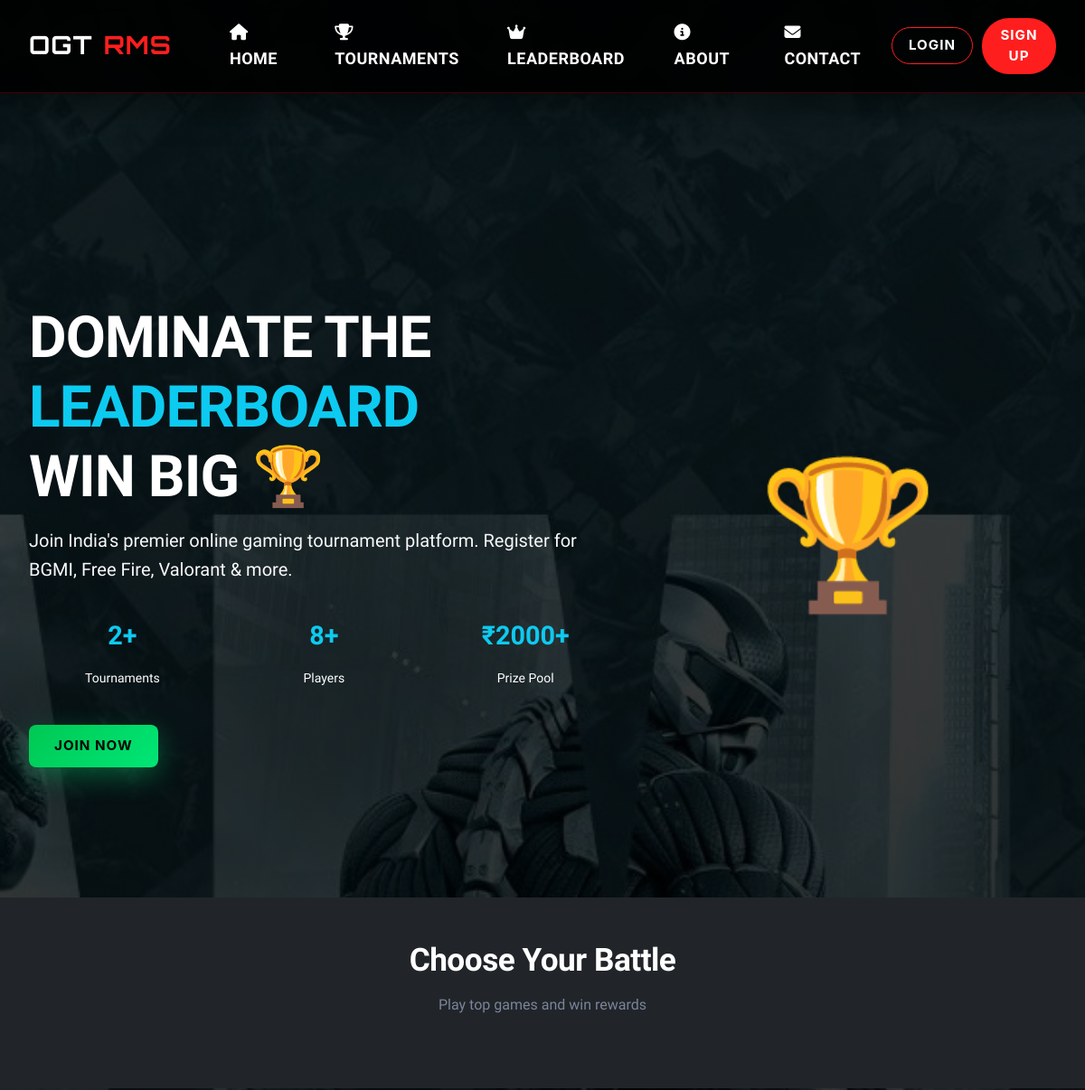
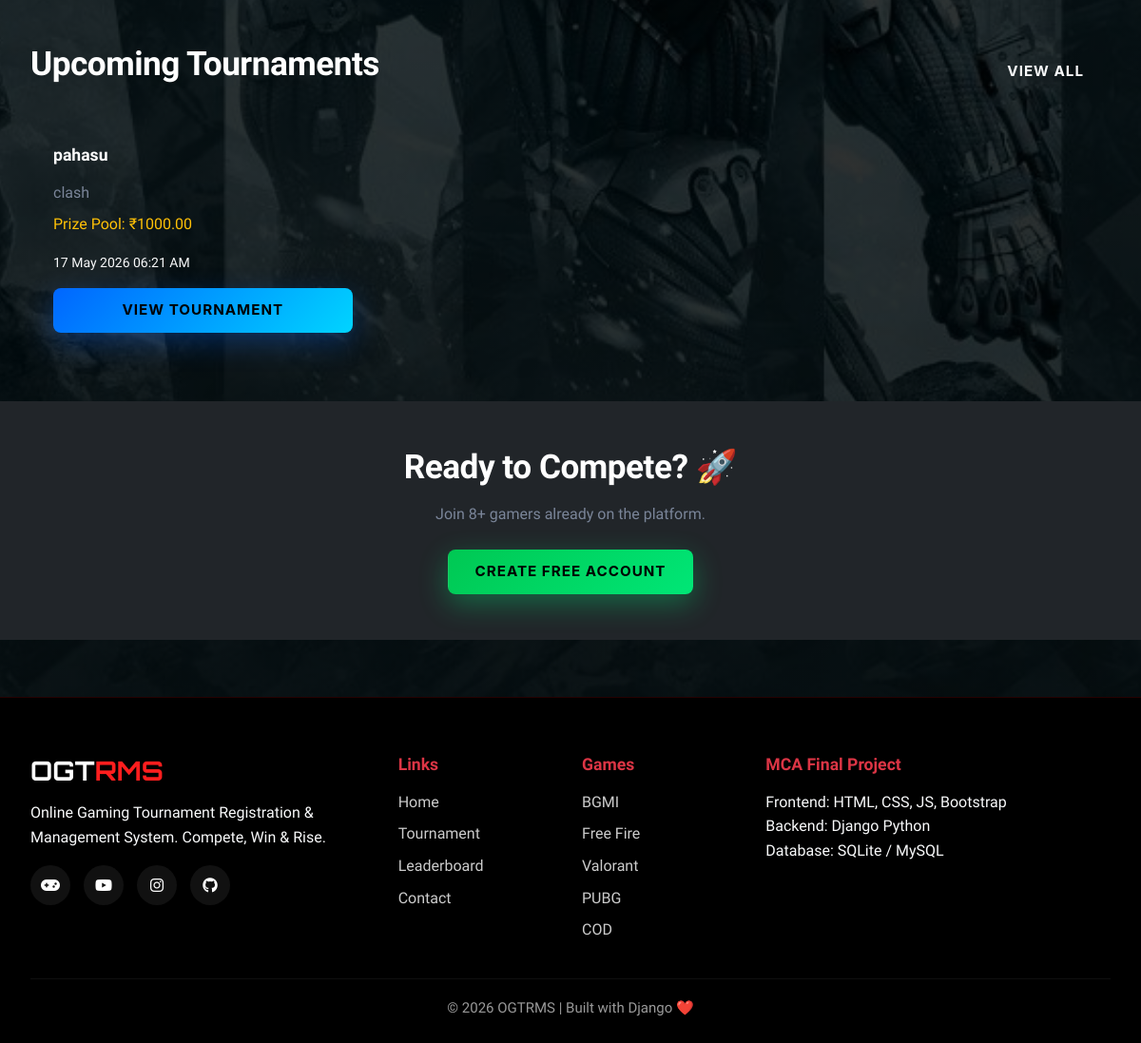
The page / on the database its author committed (2 pictures, top to bottom).
### core/models.py (models this page shows, shortened)
class Tournament(models.Model):
    game = models.ForeignKey(Game, on_delete=models.CASCADE, related_name='tournaments')
    title = models.CharField(max_length=200)
    description = models.TextField()
    tournament_type = models.CharField(max_length=10, choices=TOURNAMENT_TYPE, default='SQUAD')
    status = models.CharField(max_length=15, choices=TOURNAMENT_STATUS, default='UPCOMING')
    entry_fee = models.DecimalField(max_digits=10, decimal_places=2, default=0)
    prize_pool = models.DecimalField(max_digits=12, decimal_places=2, default=0)
    first_prize = models.DecimalField(max_digits=10, decimal_places=2, default=0)
    second_prize = models.DecimalField(max_digits=10, decimal_places=2, default=0)
    third_prize = models.DecimalField(max_digits=10, decimal_places=2, default=0)
    total_slots = models.IntegerField(default=100)
    registered_slots = models.IntegerField(default=0)
    start_date = models.DateTimeField()
    end_date = models.DateTimeField()
    registration_deadline = models.DateTimeField()
    room_id = models.CharField(max_length=50, blank=True)
    room_password = models.CharField(max_length=50, blank=True)
    rules = models.TextField(blank=True)
    map_name = models.CharField(max_length=100, blank=True)
    is_featured = models.BooleanField(default=False)
    upi_id = models.CharField(max_length=100, default='ogtrms@upi')
    banner_image = models.ImageField(upload_to='tournament_banners/', blank=True, null=True)
    created_at = models.DateTimeField(auto_now_add=True)
    updated_at = models.DateTimeField(auto_now=True)
    class Meta:
        verbose_name = "Tournament"
        verbose_name_plural = "Tournaments"
        ordering = ['-created_at']

class Game(models.Model):
    name = models.CharField(max_length=100, choices=GAME_CHOICES)
    display_name = models.CharField(max_length=100)
    description = models.TextField()
    image = models.ImageField(upload_to='games/', blank=True, null=True)
    banner = models.ImageField(upload_to='banners/', blank=True, null=True)
    genre = models.CharField(max_length=50, default='Battle Royale')
    is_active = models.BooleanField(default=True)
    created_at = models.DateTimeField(auto_now_add=True)
    class Meta:
        verbose_name = "Game"
        verbose_name_plural = "Games"

### core/views.py (the view)
# urls.py: path('', views.home, name='home'),
def home(request):
    featured = Tournament.objects.filter(is_featured=True, status__in=['UPCOMING', 'LIVE'])[:6]
    upcoming = Tournament.objects.filter(status='UPCOMING').order_by('start_date')[:8]
    live = Tournament.objects.filter(status='LIVE')[:4]
    games = Game.objects.filter(is_active=True)
    announcements = Announcement.objects.filter(is_active=True)[:3]
    total_tournaments = Tournament.objects.count()
    total_users = User.objects.count()
    total_prize = Tournament.objects.aggregate(total=Sum('prize_pool'))['total'] or 0
    context = {
        'featured': featured,
        'upcoming': upcoming,
        'live': live,
        'games': games,
        'announcements': announcements,
        'total_tournaments': total_tournaments,
        'total_users': total_users,
        'total_prize': total_prize,
    }
    return render(request, 'core/home.html', context)

### core/context_processors.py (called while the page is built)
def site_context(request):
    context = {
        'site_name': 'OGTRMS',
        'site_tagline': 'Online Gaming Tournament Registration & Management System',
    }
    if request.user.is_authenticated:
        unread_count = Notification.objects.filter(
            Q(user=request.user) | Q(is_global=True),
            is_read=False
        ).count()
        context['unread_notifications'] = unread_count
    live_count = Tournament.objects.filter(status='LIVE').count()
    context['live_tournament_count'] = live_count
    return context

### core/templates/core/home.html (shortened to what this page needs)
{% extends 'core/base.html' %}
{% load static %}
{% block content %}
<section class="hero-section py-5" style="min-height:100vh;display:flex;align-items:center;">
    <div class="container">
        <div class="row align-items-center">
            <div class="col-lg-7">
                <h1 class="display-3 fw-bold text-white mb-3">
                    DOMINATE THE <br>
                    <span class="text-info">LEADERBOARD</span><br>
                    WIN BIG 🏆
                </h1>
                <p class="lead text-light mb-4">
                    Join India's premier online gaming tournament platform.
                    Register for BGMI, Free Fire, Valorant & more.
                </p>
                <div class="row g-3 mb-4">
                    <div class="col-4">
                        <div class="card-gaming p-3 text-center">
                            <h3 class="text-info">{{ total_tournaments }}+</h3>
                            <small>Tournaments</small>
                        </div>
                    </div>
                    <div class="col-4">
                        <div class="card-gaming p-3 text-center">
                            <h3 class="text-info">{{ total_users }}+</h3>
                            <small>Players</small>
                        </div>
                    </div>
                    <div class="col-4">
                        <div class="card-gaming p-3 text-center">
                            <h3 class="text-info">₹{{ total_prize|floatformat:0 }}+</h3>
                            <small>Prize Pool</small>
                        </div>
                    </div>
                </div>
                {% if user.is_authenticated %}
                    <a href="{% url 'tournaments_list' %}" class="btn btn-primary btn-lg me-2">
                        Browse Tournaments
                    </a>
                {% else %}
                    <a href="{% url 'signup' %}" class="btn btn-success btn-lg me-2">
                        Join Now
                    </a>
                {% endif %}
            </div>
            <div class="col-lg-5 text-center">
                <div style="font-size:10rem;">🏆</div>
            </div>
        </div>
    </div>
</section>
<section class="py-5 bg-dark">
    <div class="container">
        <div class="text-center mb-5">
            <h2 class="text-white">Choose Your Battle</h2>
            <p class="text-muted">Play top games and win rewards</p>
        </div>
    </div>
</section>
<section class="py-5">
    <div class="container">
        <div class="d-flex justify-content-between align-items-center mb-4">
            <h2 class="text-white">Upcoming Tournaments</h2>
            <a href="{% url 'tournaments_list' %}" class="btn btn-outline-light">
                View All
            </a>
        </div>
        <div class="row g-4">
            {% for t in upcoming %}
            <div class="col-md-6 col-lg-4">
                <div class="card-gaming p-4 h-100">
                    <h5 class="text-white">{{ t.title }}</h5>
                    <p class="text-muted mb-2">
                        {{ t.game.display_name }}
                    </p>
                    <p class="text-warning">
                        Prize Pool: ₹{{ t.prize_pool }}
                    </p>
                    <p class="text-light small">
                        {{ t.start_date|date:"d M Y h:i A" }}
                    </p>
                    <a href="{% url 'tournament_detail' t.pk %}" class="btn btn-primary w-100">
                        View Tournament
                    </a>
                </div>
            </div>
            {% empty %}
            <div class="col-12 text-center text-muted">
                No tournaments available yet.
            </div>
            {% endfor %}
        </div>
    </div>
</section>
{% if not user.is_authenticated %}
<section class="py-5 bg-dark">
    <div class="container text-center">
        <h2 class="text-white mb-3">Ready to Compete? 🚀</h2>
        <p class="text-muted mb-4">
            Join {{ total_users }}+ gamers already on the platform.
        </p>
        <a href="{% url 'signup' %}" class="btn btn-success btn-lg">
            Create Free Account
        </a>
    </div>
</section>
{% endif %}
{% endblock %}

### core/static/css/main.css (style rules this page uses)
:root { --primary-color: #0066ff; --primary-dark: #004bb8; --accent-cyan: #00d4ff; --accent-green: #00ff88; --accent-purple: #9d4edd; --accent-pink: #ff006e; --accent-gold: #ffd700; --bg-primary: #0a0e27; --bg-secondary: #111a3a; --bg-tertiary: #1a2550; --bg-hover: #222f5a; --bg-overlay: rgba(10, 14, 39, 0.95); --text-primary: #e8eef5; --text-secondary: #a8b5c7; --text-tertiary: #7a8599; --text-white: #ffffff; --border-primary: rgba(0, 212, 255, 0.15); --border-hover: rgba(0, 212, 255, 0.35); --glow-primary: rgba(0, 102, 255, 0.3); --glow-accent: rgba(0, 212, 255, 0.2); --gradient-primary: linear-gradient(135deg, #0a0e27 0%, #111a3a 50%, #1a2550 100%); --gradient-card: linear-gradient(145deg, #111a3a 0%, #1a2550 50%, #222f5a 100%); --gradient-accent: linear-gradient(135deg, #0066ff 0%, #00d4ff 100%); --gradient-premium: linear-gradient(135deg, #9d4edd 0%, #ff006e 50%, #ffd700 100%); --font-primary: 'Inter', 'Segoe UI', sans-serif; --font-gaming: 'Orbitron', monospace; --font-display: 'Space Grotesk', 'Rajdhani', sans-serif; }
* { box-sizing: border-box; }
html { scroll-behavior: smooth; font-size: 16px; }
body { background: var(--bg-primary); background-attachment: fixed; color: var(--text-primary); font-family: var(--font-primary); font-size: 1rem; line-height: 1.6; overflow-x: hidden; position: relative; }
h1, h2, h3, h4, h5, h6 { font-family: var(--font-display); color: var(--text-white); font-weight: 700; line-height: 1.2; margin-bottom: 1rem; }
h1 { font-size: 3rem; letter-spacing: -1px; }
h2 { font-size: 2.2rem; letter-spacing: -0.5px; }
h3 { font-size: 1.8rem; }
h5 { font-size: 1.1rem; }
p { margin-bottom: 1rem; color: var(--text-secondary); }
a { color: var(--accent-cyan); text-decoration: none; transition: all 0.3s cubic-bezier(0.34, 1.56, 0.64, 1); }
.btn { font-family: var(--font-primary); font-weight: 700; letter-spacing: 1px; text-transform: uppercase; border: none; border-radius: 8px; padding: 12px 28px; transition: all 0.3s cubic-bezier(0.34, 1.56, 0.64, 1); position: relative; overflow: hidden; cursor: pointer; font-size: 0.95rem; }
.btn::before { content: ''; position: absolute; inset: 0; background: rgba(255, 255, 255, 0.1); transform: translateX(-100%); transition: transform 0.4s ease; z-index: 0; }
.btn-primary { background: var(--gradient-accent); color: #000 !important; box-shadow: 0 10px 30px rgba(0, 102, 255, 0.3); }
.btn-success { background: linear-gradient(135deg, #00ff88, #00b366); color: #000 !important; box-shadow: 0 10px 30px rgba(0, 255, 136, 0.3); }
.container { max-width: 1280px; margin: 0 auto; padding: 0 2rem; }
.text-center { text-align: center; }
.text-white { color: var(--text-white) !important; }
.text-muted { color: var(--text-tertiary) !important; }
.btn-success { background: linear-gradient(135deg,#00c853,#00e676); border: none; transition: 0.3s; }

### rows shown on the page
Tournament: title "pahasu", game.display_name "clash", prize_pool "1000.00", start_date "17 May 2026 06:21 AM"

### other values the page prints
{{ total_tournaments }} "2"
{{ total_users }} "8"
{{ total_prize|floatformat:0 }} "2000"
